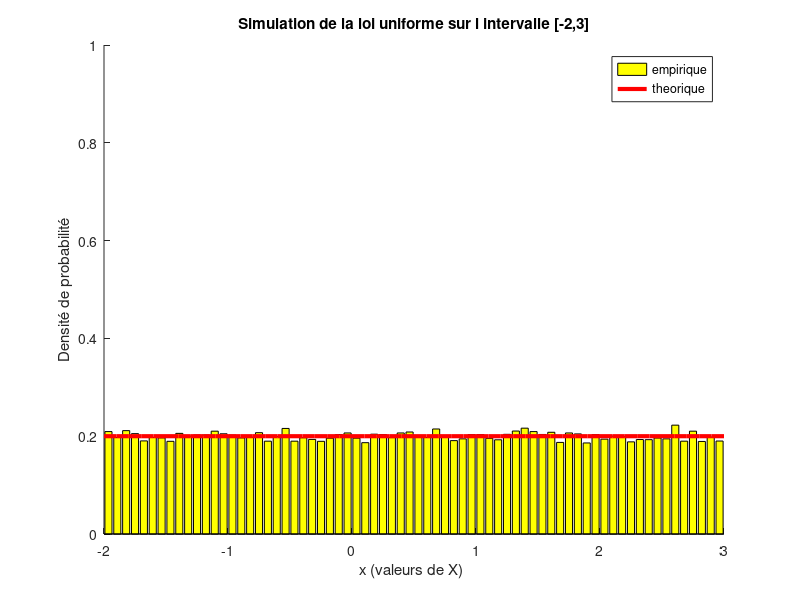

This figure's MATLAB source:
close all;
clear variables;

N = 50000;
a = -2;
b = 3;


figure (1);
hold on;

% empirique
X = (b-a)*rand(1,N) + a; %on tire N fois un nombre aléatoire compris entre -2 et 3
n = 70; %le nombre de classes
[h, xout]= hist(X,n);
bar (xout, h/(N*(b-a)/n), 'y');
xlabel ('x (valeurs de X) ');
ylabel ('Densité de probabilité');
title ('Simulation de la loi uniforme sur l intervalle [-2,3]')
ylim([0,1]);

E_emp = mean(X)
sigma_emp = std(X)

% théorique
x = a:0.1:b;
f = (1/(b-a))*ones(1,length(x));
plot (x,f, 'linewidth', 3, 'color', [1,0,0]);
legend ('empirique', 'theorique');

E_th = (a+b)/2
sigma_th = sqrt( ((b-a).^2 -1)/12 )




